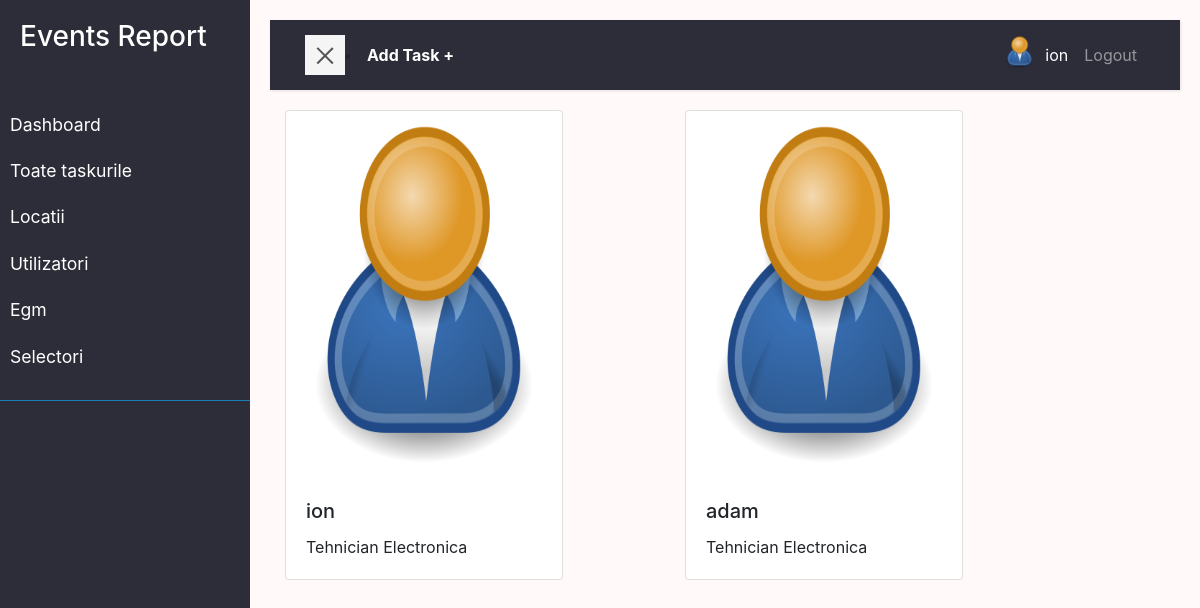
The page /user/profiles (signed in) on the database its author committed.
### user/models.py (models this page shows, shortened)
class Profile(models.Model):
    user = models.OneToOneField(
        User, on_delete=models.DO_NOTHING, null=True, blank=True)
    nume = models.CharField(max_length=200, blank=True, null=True)
    prenume = models.CharField(max_length=200, blank=True, null=True)
    email = models.EmailField(max_length=500, blank=True, null=True)
    email_serviciu = models.EmailField(max_length=500,unique=True, blank=True, null=True)
    username = models.CharField(max_length=200, blank=True, null=True)
    location = models.CharField(max_length=200, blank=True, null=True)
    functie = models.CharField(max_length=200, blank=True, null=True, default='Tehnician Electronica')
    profile_image = models.ImageField(null=True, blank=True, upload_to='profiles/', default='profiles/user-default.png')
    url_facebook = models.CharField(max_length=200, blank=True, null=True)
    phone = models.CharField(max_length=200, blank=True, null=True)
    phone_serviciu = models.CharField(max_length=200, blank=True, null=True)
    created = models.DateTimeField(auto_now_add=True)
    id = models.UUIDField(default=uuid.uuid4, unique=True,
                        primary_key=True, editable=False)
    class Meta:
        ordering = ['created']
    @property
    def imageURL(self):
        try:
            url = self.profile_image.url
        except:
            url = ''
        return url

### user/views.py (the view)
# urls.py: path('profiles', views.profiles, name='profiles'),
@login_required(login_url='login')
def profiles(request):
    profiles = Profile.objects.all
    context = {'profiles': profiles}
    return render(request, 'user/profiles.html', context)

### user/templates/user/profiles.html
{% extends 'main.html' %}
{% block content %}
  <div class="row row-cols-1 row-cols-md-1 g-4">
    {% for profile in profiles %}
    <div class="col-4 card-user">
      <div class="col-10">
      <a href="{% url 'user_profile' profile.id %}?next=/user/profiles" class="card">
        <img src="{{profile.imageURL}}" class="card-img-top" alt="image">
        <div class="card-body">
          <h5 class="card-title">{{profile.username}}</h5>
          <p class="card-text">{{profile.functie|slice:"60"}}</p>
        </div>
      </a>
    </div>
    </div>
    {% endfor %}
  </div>
{% endblock %}

### templates/navbar.html (shortened to what this page needs)
    <div class="wrapper">
        <nav id="sidebar" >
            <div class="sidebar-header">
                <h3>Events Report</h3>
            </div>
            <ul class="list-unstyled components">
                <li >
                   <a href="{% url 'dashboard' %}">Dashboard</a>
                   <a href="{% url 'tasks'%}">Toate taskurile</a>
                   <a href="{% url 'locations' %}">Locatii</a>
                   <a href="{% url 'profiles' %}">Utilizatori</a>
                   <a href="{% url 'egm' %}">Egm</a>
                   <a href="{% url 'selectori' %}">Selectori</a>
                </li>
            </ul>
        </nav>
        <div id="content">
            <nav class="navbar navbar-expand-lg navbar-dark bg-nn">
                <div class="container-fluid">
                    <button type="button" id="sidebarCollapse" class="navbar-btn btn-blue ">
                        <span></span>
                    </button> <li class="nav-item active "><a  class="text-white fw-bold" href="{% url 'task-form' %}?next=/">Add Task +</a></li>
                    <div class="collapse navbar-collapse  " id="navbarSupportedContent">
                        <ul class="nav navbar-nav  ml-auto">
                            {% if request.user.is_authenticated %}
                            <li class="nav-item active"><a class="" href="{% url 'account' %}"><img src="{{request.user.profile.imageURL}}"
                                alt="avatar"class="rounded-circle img-fluid" style="width: 35px;"></a></li>
                            <li class="nav-item active"><a class="nav-link" href="{% url 'account' %}">{{request.user.profile.username}}</a></li>
                            <li class="nav-item"><a class="nav-link" href="{% url 'logout' %}">Logout</a></li>
                            {% else %}
                            <li class="nav-item"><a class="nav-link" href="{% url 'login' %}">Login/Sign Up</a></li>
                            {% endif %}
                        </ul>
                    </div>
                </div>
            </nav>
</body>
</html>

### static/styles/app.css (style rules this page uses)
:root { --color-sub: #2d2d39; --color-sub1: #12528f; }
.card-user { min-width: 25rem; max-width: 35rem; }
.card-img-top { height: 23rem; }

### static/styles/main.css (style rules this page uses)
:root { --color-sub: #2d2d39; --color-sub1: #275179; }
body { background: #fff9f9; }
a, a:hover, a:focus { color: inherit; text-decoration: none; transition: all 0.3s; }
.navbar { padding: 15px 20px; background: var(--color-sub); border: none; border-radius: 0; margin-bottom: 20px; box-shadow: 1px 1px 3px rgba(0, 0, 0, 0.1); }
.navbar-btn { box-shadow: none; outline: none !important; border: none; }
.wrapper { display: flex; width: 100%; align-items: stretch; perspective: 1500px; }
#sidebar { min-width: 250px; max-width: 250px; background: var(--color-sub); color: #fff; transition: all 0.6s cubic-bezier(0.945, 0.020, 0.270, 0.665); transform-origin: bottom left; }
#sidebar .sidebar-header { padding: 20px; background:var(--color-sub); }
#sidebar ul.components { padding: 20px 0; border-bottom: 1px solid #1981b4; }
#sidebar ul li a { padding: 10px; font-size: 1.1em; display: block; }
#content { width: 100%; padding: 20px; min-height: 100vh; transition: all 0.3s; }
#sidebarCollapse { width: 40px; height: 40px; background: #f5f5f5; cursor: pointer; }
#sidebarCollapse span { width: 80%; height: 2px; margin: 0 auto; display: block; background: #555; transition: all 0.8s cubic-bezier(0.810, -0.330, 0.345, 1.375); transition-delay: 0.2s; }
#sidebarCollapse span:last-of-type { transform: rotate(-45deg) translate(1px, -1px); }

### rows shown on the page
Profile: imageURL (placeholder picture), username "ion", functie "Tehnician Electronica"
Profile: imageURL (placeholder picture), username "adam", functie "Tehnician Electronica"

### other values the page prints
{{ request.user.profile.username }} "ion"
